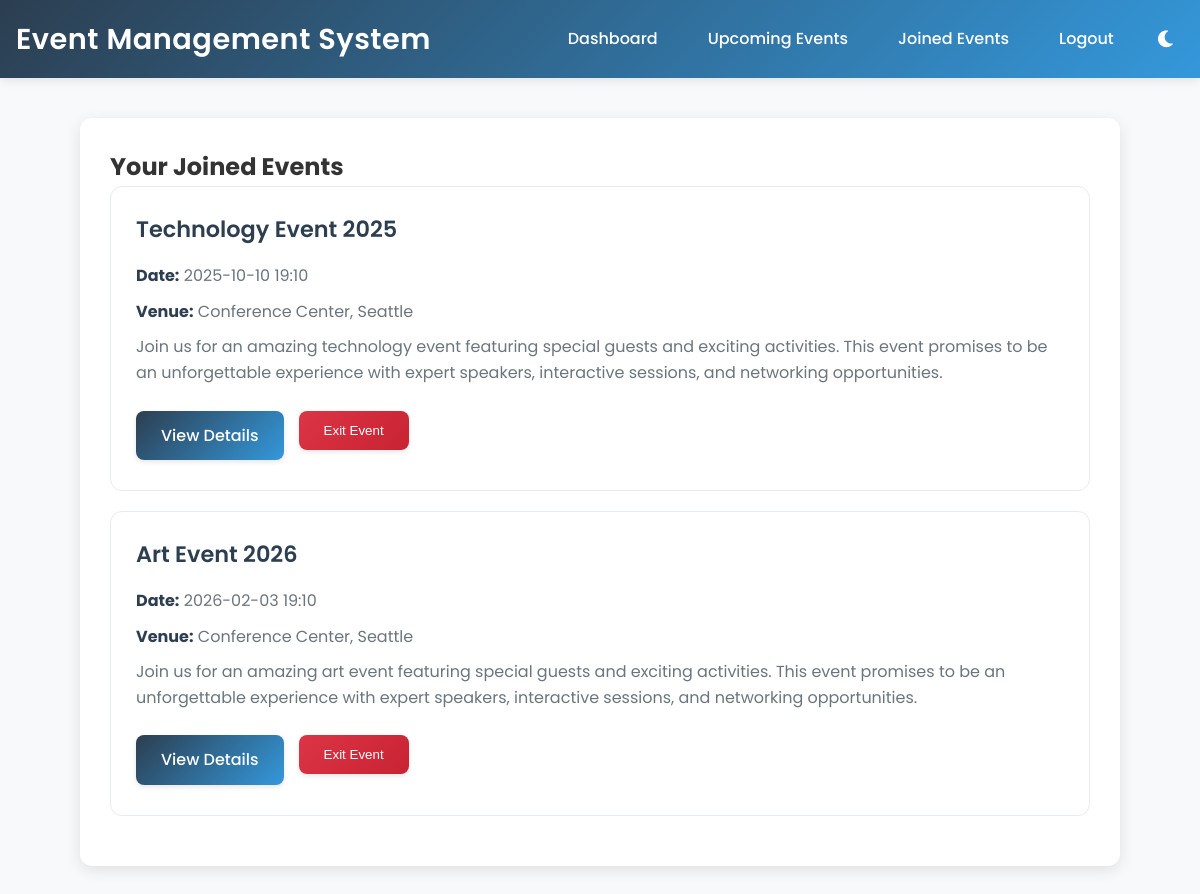
Page /joined_events (signed in) on the earlier database version.
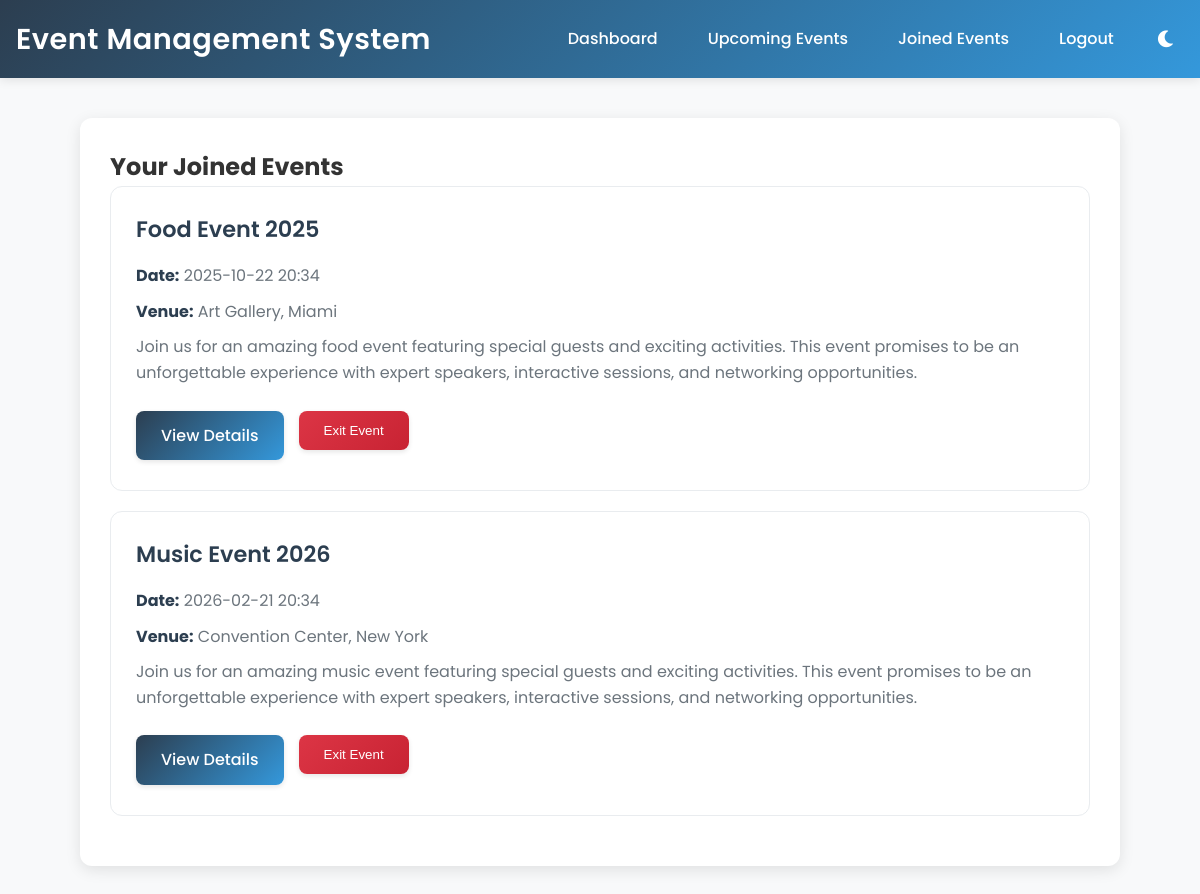
Same page on the later database version.
### app.py (models this page shows)
class Event(db.Model):
    id = db.Column(db.Integer, primary_key=True)
    title = db.Column(db.String(100), nullable=False)
    description = db.Column(db.Text, nullable=False)
    date = db.Column(db.DateTime, nullable=False)
    venue = db.Column(db.String(200), nullable=False)
    created_by = db.Column(db.Integer, db.ForeignKey('user.id'))
    category = db.Column(db.String(50), nullable=False)
    capacity = db.Column(db.Integer, nullable=False)
    price = db.Column(db.Float, nullable=False)
    organizer = db.Column(db.String(100), nullable=False)
    contact_email = db.Column(db.String(120), nullable=False)
    contact_phone = db.Column(db.String(20), nullable=False)
    requirements = db.Column(db.Text)
    schedule = db.Column(db.Text)
    speakers = db.Column(db.Text)
    sponsors = db.Column(db.Text)
    image_url = db.Column(db.String(200))

### app.py (the view)
@app.route('/joined_events')
@login_required
def joined_events():
    joined_events = current_user.joined_events
    return render_template('joined_events.html', events=joined_events)

### app.py (called while the page is built)
@login_manager.user_loader
def load_user(user_id):
    return User.query.get(int(user_id))

### templates/joined_events.html (shortened to what this page needs)
{% extends "base.html" %}
{% block content %}
<div class="card">
    <h2>Your Joined Events</h2>
    {% if events %}
        <div class="events-list">
            {% for event in events %}
                <div class="event-card">
                    <h3>{{ event.title }}</h3>
                    <p><strong>Date:</strong> {{ event.date.strftime('%Y-%m-%d %H:%M') }}</p>
                    <p><strong>Venue:</strong> {{ event.venue }}</p>
                    <p>{{ event.description }}</p>
                    <div class="event-actions">
                        <a href="{{ url_for('event_details', event_id=event.id) }}" class="btn">View Details</a>
                        <form method="POST" action="{{ url_for('exit_event', event_id=event.id) }}" style="display: inline;">
                            <button type="submit" class="btn btn-danger">Exit Event</button>
                        </form>
                    </div>
                </div>
            {% endfor %}
        </div>
    {% else %}
        <p>You haven't joined any events yet.</p>
    {% endif %}
</div>
{% endblock %}

### templates/base.html (shortened to what this page needs)
<!DOCTYPE html>
<html lang="en">
<head>
    <link rel="stylesheet" href="https://cdnjs.cloudflare.com/ajax/libs/font-awesome/6.0.0/css/all.min.css">
</head>
<body>
    <header class="header">
        <h1>Event Management System</h1>
        <div style="display: flex; align-items: center; gap: 20px;">
            <nav class="nav-links">
                {% if current_user.is_authenticated %}
                    <a href="{{ url_for('dashboard') }}">Dashboard</a>
                    <a href="{{ url_for('upcoming_events') }}">Upcoming Events</a>
                    <a href="{{ url_for('joined_events') }}">Joined Events</a>
                    <a href="{{ url_for('logout') }}">Logout</a>
                {% else %}
                    <a href="{{ url_for('login') }}">Login</a>
                    <a href="{{ url_for('register') }}">Register</a>
                {% endif %}
            </nav>
            <button class="theme-toggle" onclick="toggleTheme()">
                <i class="fas fa-moon"></i>
            </button>
        </div>
    </header>
    <div class="container">
        {% block content %}{% endblock %}
    </div>
</body>
</html>

### templates/base.html (style rules this page uses)
:root { --bg-color: #f8f9fa; --text-color: #333; --card-bg: white; --header-bg: linear-gradient(135deg, #2c3e50, #3498db); --border-color: #e9ecef; --input-bg: white; --shadow-color: rgba(0, 0, 0, 0.1); }
* { margin: 0; padding: 0; box-sizing: border-box; }
body { font-family: 'Poppins', sans-serif; line-height: 1.6; background-color: var(--bg-color); color: var(--text-color); transition: background-color 0.3s, color 0.3s; }
.container { width: 90%; max-width: 1200px; margin: 0 auto; padding: 20px; }
.header { background: var(--header-bg); color: white; padding: 1rem; display: flex; justify-content: space-between; align-items: center; box-shadow: 0 2px 10px var(--shadow-color); position: sticky; top: 0; z-index: 1000; }
.header h1 { font-size: 1.8rem; font-weight: 600; letter-spacing: 0.5px; }
.nav-links { display: flex; gap: 20px; }
.nav-links a { color: white; text-decoration: none; padding: 8px 15px; border-radius: 5px; transition: all 0.3s ease; font-weight: 500; position: relative; }
.nav-links a::after { content: ''; position: absolute; bottom: 0; left: 50%; width: 0; height: 2px; background-color: white; transition: all 0.3s ease; transform: translateX(-50%); }
.card { background: var(--card-bg); padding: 30px; margin: 20px 0; border-radius: 12px; box-shadow: 0 4px 15px var(--shadow-color); transition: transform 0.3s ease, box-shadow 0.3s ease; }
.btn { display: inline-block; background: linear-gradient(135deg, #2c3e50, #3498db); color: white; padding: 12px 25px; border: none; border-radius: 8px; cursor: pointer; text-decoration: none; margin-right: 10px; font-weight: 500; transition: all 0.3s ease; box-shadow: 0 2px 5px var(--shadow-color); }
.btn-danger { background: linear-gradient(135deg, #dc3545, #c82333); }
.event-card { border: 1px solid var(--border-color); border-radius: 12px; padding: 25px; margin-bottom: 20px; background: var(--card-bg); transition: all 0.3s ease; position: relative; overflow: hidden; }
.event-card::before { content: ''; position: absolute; top: 0; left: 0; width: 4px; height: 100%; background: linear-gradient(to bottom, #3498db, #2c3e50); opacity: 0; transition: opacity 0.3s ease; }
.event-card h3 { margin-bottom: 15px; color: #2c3e50; font-size: 1.4rem; font-weight: 600; }
.event-card p { margin-bottom: 10px; color: #6c757d; }
.event-card strong { color: #2c3e50; }
.event-actions { margin-top: 20px; display: flex; gap: 15px; flex-wrap: wrap; }
.event-actions .btn { margin: 5px 0; }
.theme-toggle { background: none; border: none; color: white; cursor: pointer; padding: 8px; border-radius: 50%; display: flex; align-items: center; justify-content: center; transition: background-color 0.3s; }
.theme-toggle i { font-size: 1.2rem; }

Differences in the rows shown:
changed Event: title "Technology Event 2025" → "Food Event 2025"; date "2025-10-10 19:10" → "2025-10-22 20:34"; venue "Conference Center, Seattle" → "Art Gallery, Miami"; description "…us for an amazing technology event featuring special guests…" → "…us for an amazing food event featuring special guests…"
changed Event: title "Art Event 2026" → "Music Event 2026"; date "2026-02-03 19:10" → "2026-02-21 20:34"; venue "Conference Center, Seattle" → "Convention Center, New York"; description "…us for an amazing art event featuring special guests…" → "…us for an amazing music event featuring special guests…"
